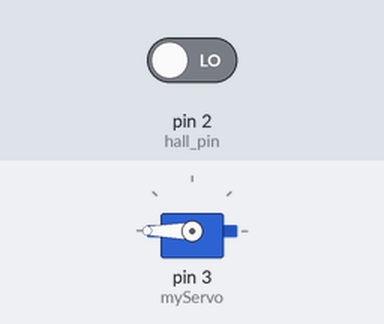
This sketch was run on a simulated Arduino Uno, built with avr-gcc and run on an emulated ATmega328P. Parts: servo. The test bench sets the inputs (shaded band); at power-on: pin 2 (hall_pin) LOW.

Above: at 0.1 s.
At 0.7 s:
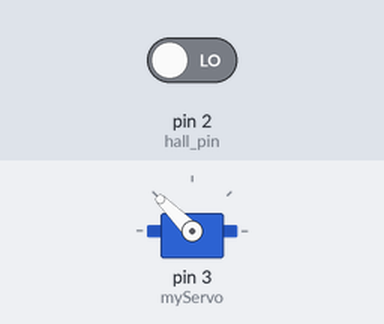
At 1.3 s:
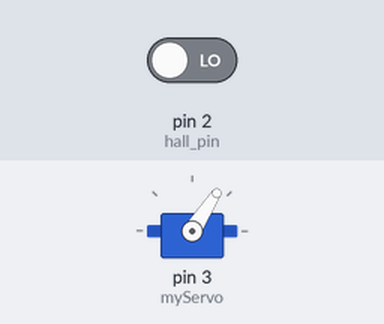
Timing chart, 0 to 3.1 s (numbered marks = the images above):
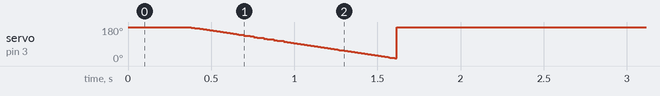

The sketch:

main.ino
```cpp
//Includes the Arduino Stepper Library
#include <Stepper.h>;
#include <Servo.h>  // Include the Servo library
Servo myServo;  // Create a Servo object
// Defines the number of steps per rotation
const int stepsPerRevolution = 2038;

int hall_pin = 2;
//

double rpmToSpeed = 0.1037556814;

//
int angle = 180;  // Variable to store the current servo position (initially unset)
int mph = 0;
int total = 0;
String input;
double odmMult = 6.9;
long waitTime;
long endTime;
int hallLast;
int hallNow;
int hallCnt;
int rpm;

// Creates an instance of stepper class
// Pins entered in sequence IN1-IN3-IN2-IN4 for proper step sequence

Stepper myStepper = Stepper(stepsPerRevolution, 6, 8, 5, 7);

int calc(int mph){
  if (mph <= 10){
    mph = mph + 1;
  }
  return int(180-((mph)*(1.352)-8.5));
}

void setup() {
  Serial.begin(9600);  // Start serial communication
  myServo.attach(3);   // Attach the servo to pin 9
  // Don't move the servo until a valid angle is received
  myServo.write(calc(0));
  delay(300);
  for (int x=0; x < 130; x++){
    myServo.write(calc(x));
    delay(10);
  }
  myServo.write(calc(0));
  delay(300);
  pinMode(hall_pin, INPUT);
}


void loop() {
  // Check if there is incoming serial data
  //if (Serial.available() > 0) {
   // mph = Serial.readString().toInt();
   // Serial.println("REQUESTED MPH:" + mph);

  //}
  mph = rpm*rpmToSpeed;
  myServo.write(calc(mph));
  myStepper.setSpeed(15);
	myStepper.step(int(mph*odmMult*0.5));
  //Serial.println("MPH Reported: " + String(mph));
  //Serial.println("STM COUNT:" + String(mph*odmMult));
  if (mph != 0) {
    waitTime = (500-(mph*odmMult/2038*500));
    endTime = millis() + waitTime;
    hallLast = 0;
    hallCnt=-1;
    while (millis() < endTime){
      hallNow = digitalRead(hall_pin);

      if (hallNow != hallLast) {
        hallCnt += 1;
        //Serial.println("Hall Count: " + String(hallCnt));
      }
      hallLast = hallNow;
    }
    rpm = hallCnt*(500/waitTime);
    //Serial.println("RPM Calc: " + String(rpm));
  } else {
    waitTime = 500;
    endTime = millis() + waitTime;
    hallLast = 0;
    hallCnt=-1;
    while (millis() < endTime){
      hallNow = digitalRead(hall_pin);

      if (hallNow != hallLast) {
        hallCnt += 1;
        //Serial.println("Hall Count: " + String(hallCnt));
      }
      hallLast = hallNow;
    }
    rpm = hallCnt*(500/waitTime);
    //Serial.println("RPM Calc: " + String(rpm));
  }
}
```
